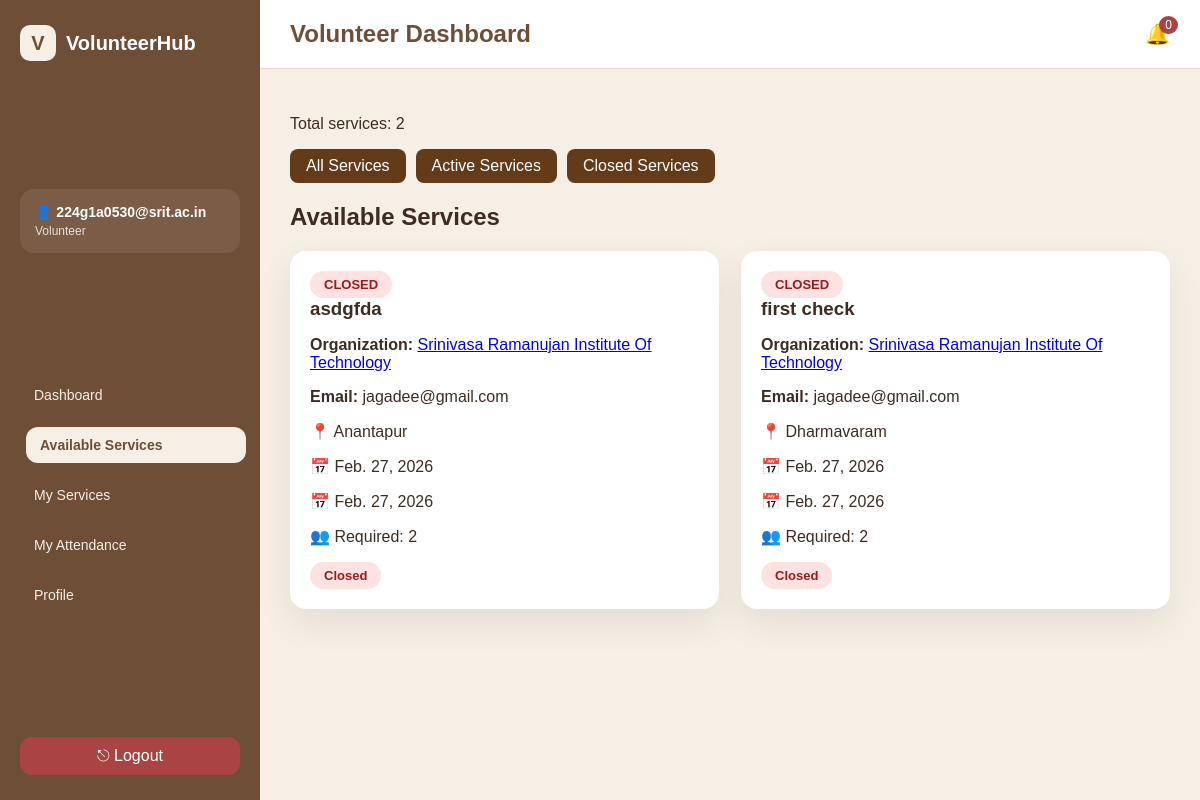
Page /volunteer/services/?status=closed (signed in) on the committed database.
### app1/models.py (models this page shows, shortened)
class User(AbstractUser):
    ROLE_CHOICES = (
        ('ADMIN', 'Admin'),
        ('VOLUNTEER', 'Volunteer'),
        ('ORGANIZATION', 'Organization'),
    )
    role = models.CharField(max_length=20, choices=ROLE_CHOICES)

class Service(models.Model):
    STATUS_CHOICES = (
        ('PENDING', 'Pending'),
        ('APPROVED', 'Approved'),
        ('REJECTED', 'Rejected'),
        ('COMPLETED', 'Completed'),
    )
    title = models.CharField(max_length=200)
    description = models.TextField()
    location = models.CharField(max_length=100)
    start_date = models.DateField()
    end_date = models.DateField()
    reminder_sent = models.BooleanField(default=False)
    max_volunteers = models.IntegerField()
    coordinators = models.JSONField(default=list, blank=True)
    GENDER_PREF = (
        ("ANY", "Any"),
        ("MALE", "Male"),
        ("FEMALE", "Female"),
    )
    required_gender = models.CharField(
        max_length=10,
        choices=GENDER_PREF,
        default="ANY"
    )
    required_year = models.CharField(
        max_length=20,
        blank=True,
        null=True
    )
    organization = models.ForeignKey(
        Organization,
        on_delete=models.CASCADE
    )
    organization_name = models.CharField(
        max_length=200,
        blank=True
    )
    status = models.CharField(
        max_length=20,
        choices=STATUS_CHOICES,
        default='PENDING'
    )
    authorization_letter = models.FileField(
        upload_to="service_letters/",
        null=True,
        blank=True
    )
    created_at = models.DateTimeField(auto_now_add=True)

class Organization(models.Model):
    user = models.OneToOneField(User, on_delete=models.CASCADE)
    organization_name = models.CharField(max_length=100)
    phone = models.CharField(max_length=15, blank=True, null=True)
    verification_letter = models.FileField(
        upload_to="org_letters/",
        blank=True,
        null=True
    )
    approved = models.BooleanField(default=False)
    cover_image = models.ImageField(upload_to="org_covers/", blank=True, null=True)
    logo = models.ImageField(upload_to="org_logos/", blank=True, null=True)
    tagline = models.CharField(max_length=200, blank=True)
    about = models.TextField(blank=True)
    mission = models.TextField(blank=True)
    vision = models.TextField(blank=True)
    founded_year = models.IntegerField(blank=True, null=True)
    website = models.URLField(blank=True)
    instagram = models.URLField(blank=True)
    youtube = models.URLField(blank=True)
    promo_video = models.URLField(blank=True)
    website = models.URLField(blank=True, null=True)

### app1/views.py (the view)
# urls.py: path('volunteer/services/',views.volunteer_available_services,name='volunteer_available_services'),
@login_required
def volunteer_available_services(request):
    if request.user.role != "VOLUNTEER":
        return redirect("login")
    today = timezone.now().date()
    status_filter = request.GET.get("status")
    services = Service.objects.filter(status="APPROVED")
    if status_filter == "active":
        services = services.filter(end_date__gte=today)
    elif status_filter == "closed":
        services = services.filter(end_date__lt=today)
    profile = VolunteerProfile.objects.get(user=request.user)
    applications = Application.objects.filter(volunteer=profile)
    applied_dict = {
        app.service.id: app.status
        for app in applications
    }
    return render(
        request,
        "volunteer/available_services.html",
        {
            "services": services,
            "applied_dict": applied_dict,
            "today": today,
            "active_page": "services",
            "status_filter": status_filter,
        }
    )

### app1/templates/volunteer/available_services.html (shortened to what this page needs)
{% extends "base_volunteer.html" %}
{% block content %}
{% load custom_filters %}
<p>Total services: {{ services|length }}</p>
<div style="margin-bottom:20px; display:flex; gap:10px;">
    <a href="{% url 'volunteer_available_services' %}"
       style="padding:8px 16px; background:#643b19; color:white; border-radius:8px; text-decoration:none;">
       All Services
    </a>
    <a href="?status=active"
       style="padding:8px 16px; background:#643b19; color:white; border-radius:8px; text-decoration:none;">
       Active Services
    </a>
    <a href="?status=closed"
       style="padding:8px 16px; background:#643b19; color:white; border-radius:8px; text-decoration:none;">
       Closed Services
    </a>
</div>
<h1>Available Services</h1>
<div class="service-grid">
    {% for s in services %}
    <div class="service-card">
        {% if s.end_date < today %}
        <span class="badge closed">CLOSED</span>
        {% else %}
        <span class="badge active">ACTIVE</span>
        {% endif %}
        <h3>{{ s.title }}</h3>
        <p><strong>Organization:</strong> <a href="{% url 'public_org_profile' s.organization.id %}">
    {{ s.organization.organization_name }}
</a></p>
        <p><strong>Email:</strong> {{ s.organization.user.email }}</p>
        <p>📍 {{ s.location }}</p>
        <p>📅 {{ s.start_date }}</p>
        <p>📅 {{ s.end_date }}</p>
        <p>👥 Required: {{ s.max_volunteers }}</p>
        {% if s.end_date < today %}
        <span class="badge closed">Closed</span>
        {% else %}
        <a href="{% url 'volunteer_apply_service' s.id %}" class="btn">
            Apply
        </a>
        {% endif %}
    </div>
    {% empty %}
    <p>No services available.</p>
    {% endfor %}
</div>
{% endblock %}

### app1/templates/base_volunteer.html (shortened to what this page needs)
{% load static %}
<!DOCTYPE html>
<html>
<head>
    <link rel="stylesheet" href="{% static 'css/volunteer_dashboard.css' %}">
</head>
<body>
<div class="app">
    <aside class="sidebar">
        <div class="logo">
            <div class="logo-icon">V</div>
            <span>VolunteerHub</span>
        </div>
        <div class="profile-box">
            <div>
                <h4>👤 {{ request.user.username }}</h4>
                <p >    Volunteer</p>
            </div>
        </div>
<nav class="menu">
    <a href="/volunteer/dashboard/"
       class="{% if active_page == 'dashboard' %}active{% endif %}">
        Dashboard
    </a>
    <a href="{% url 'volunteer_available_services' %}"
       class="{% if active_page == 'services' %}active{% endif %}">
        Available Services
    </a>
    <a href="/volunteer/applications/"
       class="{% if active_page == 'applications' %}active{% endif %}">
        My Services
    </a>
    <a href="/volunteer/attendance/"
        class="{% if active_page == 'volunteer_attendance' %} active {%endif %}">
        My Attendance
    </a>
    <a href="{% url 'volunteer_profile' %}"
       class="{% if active_page == 'profile' %}active{% endif %}">
        Profile
    </a>
</nav>
        <div class="sidebar-footer">
            <a class="logout" href="{% url 'logout' %}">⎋ Logout</a>
        </div>
    </aside>
    <main class="main">
        <header class="topbar">
            <h2>Volunteer Dashboard</h2>
            <div class="notification-wrapper">
    <div class="bell" onclick="toggleNotifications()">
        🔔
        <span id="notifCount" class="notif-count">0</span>
    </div>
</div>
        </header>
        <section class="content">
            {% block content %}
            {% endblock %}
        </section>
    </main>
</div>
</body>
</html>

### app1/static/css/volunteer_dashboard.css (style rules this page uses)
* { box-sizing: border-box; font-family: "Poppins", sans-serif; }
html, body { height: 100%; margin: 0; overflow: hidden; background: #f5efe6; }
.app { display: flex; height: 100vh; }
.sidebar { width: 260px; background: #6f4e37; color: #f5efe6; padding: 20px; display: flex; flex-direction: column; height: 100vh; overflow: hidden; }
.logo { display: flex; align-items: center; gap: 10px; font-weight: bold; font-size: 18px; margin-bottom: 25px; color: white; }
.logo-icon { background: #8b5e3c; color: white; padding: 8px 12px; border-radius: 12px; }
.profile-box { background: #8b5e3c; padding: 14px; border-radius: 14px; margin-bottom: 20px; }
.profile-box h4 { margin: 0; font-size: 14px; }
.profile-box p { margin: 4px 0 0; font-size: 12px; opacity: 0.8; }
.menu { margin-top: 20px; }
.menu a { display: block; padding: 12px 14px; margin-bottom: 6px; border-radius: 12px; text-decoration: none; color: #f5efe6; font-size: 14px; transition: 0.3s ease; }
.menu a.active, .menu a:hover { background: #a47149; transform: translateX(6px); }
.sidebar-footer { margin-top: auto; padding-top: 15px; }
.logout { color: #ffd6d6; text-decoration: none; }
.main { flex: 1; display: flex; flex-direction: column; height: 100vh; }
.topbar { background: white; padding: 20px 30px; border-bottom: 1px solid #e6dccf; display: flex; justify-content: space-between; align-items: center; flex-shrink: 0; }
.content { padding: 30px; flex: 1; overflow-y: auto; }
.notification-wrapper { position: relative; z-index: 9999; }
.bell { cursor: pointer; font-size: 22px; color: #6f4e37; position: relative; }
.notif-count { position: absolute; top: -5px; right: -8px; background: #a94442; color: white; font-size: 11px; padding: 2px 6px; border-radius: 50%; }

### app1/templates/base_volunteer.html (style rules this page uses)
body { margin:0; font-family:'Poppins',sans-serif; background:#f5efe6; color:#3e2c23; }
.app { display:flex; min-height:100vh; }
.sidebar { width:260px; background:#6f4e37; color:white; display:flex; flex-direction:column; justify-content:space-between; padding:25px 20px; }
.logo { display:flex; align-items:center; gap:10px; font-size:20px; font-weight:700; }
.logo-icon { width:36px; height:36px; border-radius:10px; background:#f5efe6; color:#6f4e37; display:flex; align-items:center; justify-content:center; font-weight:700; }
.profile-box { margin:30px 0; padding:15px; background:rgba(255,255,255,.08); border-radius:14px; }
.menu { display:flex; flex-direction:column; gap:8px; }
.menu a { text-decoration:none; color:#f5efe6; padding:10px 14px; border-radius:12px; transition:0.3s ease; font-weight:500; }
.menu a.active { background:#f5efe6; color:#6f4e37; font-weight:600; }
.sidebar-footer { margin-top:30px; }
.logout { text-decoration:none; color:white; padding:10px 14px; border-radius:12px; display:block; background:#a94442; text-align:center; transition:0.3s; }
.main { flex:1; display:flex; flex-direction:column; }
.topbar { background:white; padding:20px 30px; display:flex; justify-content:space-between; align-items:center; border-bottom:1px solid #e6dccf; }
.topbar h2 { margin:0; color:#6f4e37; }
.notification-wrapper { position:relative; }
.bell { cursor:pointer; font-size:20px; position:relative; }
.notif-count { position:absolute; top:-6px; right:-8px; background:#a94442; color:white; font-size:12px; padding:2px 6px; border-radius:50%; }
.content { padding:30px; }

### app1/templates/volunteer/available_services.html (style rules this page uses)
.service-grid { display:grid; grid-template-columns:repeat(auto-fit,minmax(280px,1fr)); gap:22px; }
.service-card { background:white; padding:20px; border-radius:16px; box-shadow:0 14px 35px rgba(0,0,0,.08); }
.service-card h3 { margin:0 0 10px; }
.badge { display:inline-block; padding:6px 14px; border-radius:20px; font-size:13px; font-weight:600; }
.active { background:#dcfce7;color:#166534; }
.closed { background:#fee2e2;color:#991b1b; }

### rows in the picture
User: user.username "224g1a0530@srit.ac.in"
Service: shows "CLOSED", title "asdgfda", organization.organization_name "Srinivasa Ramanujan Institute Of Technology", organization.user.email "jagadee@gmail.com", location "Anantapur", start_date "Feb. 27, 2026", end_date "Feb. 27, 2026", max_volunteers "2", shows "Closed"
Service: shows "CLOSED", title "first check", organization.organization_name "Srinivasa Ramanujan Institute Of Technology", organization.user.email "jagadee@gmail.com", location "Dharmavaram", start_date "Feb. 27, 2026", end_date "Feb. 27, 2026", max_volunteers "2", shows "Closed"

### other values in the picture
{{ services|length }} "2"
